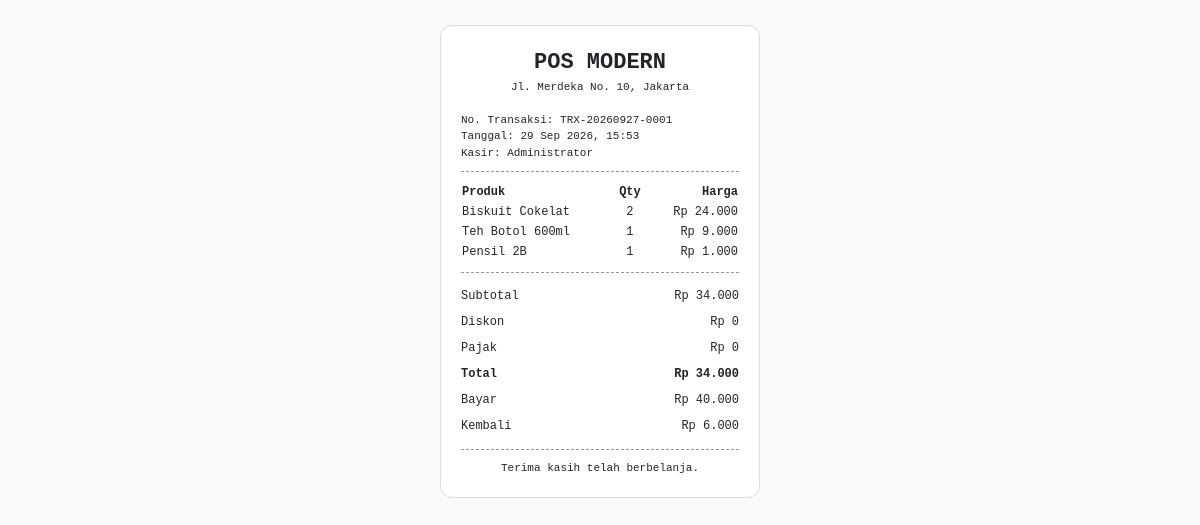
/receipt.php?id=1 (signed in), run on the app's committed database.
### tables this page shows
CREATE TABLE IF NOT EXISTS `transactions` (
    `id` INT UNSIGNED AUTO_INCREMENT PRIMARY KEY,
    `transaction_number` VARCHAR(50) NOT NULL UNIQUE,
    `user_id` INT UNSIGNED NOT NULL,
    `subtotal` DECIMAL(12,2) NOT NULL DEFAULT 0,
    `discount` DECIMAL(12,2) NOT NULL DEFAULT 0,
    `tax` DECIMAL(12,2) NOT NULL DEFAULT 0,
    `total` DECIMAL(12,2) NOT NULL DEFAULT 0,
    `payment_method` ENUM('cash', 'transfer', 'qris', 'e-wallet') NOT NULL,
    `payment_amount` DECIMAL(12,2) NOT NULL DEFAULT 0,
    `change_amount` DECIMAL(12,2) NOT NULL DEFAULT 0,
    `status` ENUM('completed', 'pending', 'cancelled') NOT NULL DEFAULT 'completed',
    `created_at` TIMESTAMP DEFAULT CURRENT_TIMESTAMP,
    INDEX `idx_transactions_user` (`user_id`),
    INDEX `idx_transactions_created` (`created_at`),
    CONSTRAINT `fk_transactions_user` FOREIGN KEY (`user_id`) REFERENCES `users` (`id`) ON DELETE RESTRICT ON UPDATE CASCADE
);

CREATE TABLE IF NOT EXISTS `users` (
    `id` INT UNSIGNED AUTO_INCREMENT PRIMARY KEY,
    `username` VARCHAR(50) NOT NULL UNIQUE,
    `password` VARCHAR(255) NOT NULL,
    `full_name` VARCHAR(100) NOT NULL,
    `role` ENUM('admin', 'cashier') NOT NULL DEFAULT 'admin',
    `created_at` TIMESTAMP DEFAULT CURRENT_TIMESTAMP,
    INDEX `idx_users_username` (`username`)
);

CREATE TABLE IF NOT EXISTS `transaction_details` (
    `id` INT UNSIGNED AUTO_INCREMENT PRIMARY KEY,
    `transaction_id` INT UNSIGNED NOT NULL,
    `product_id` INT UNSIGNED NOT NULL,
    `product_name` VARCHAR(150) NOT NULL,
    `quantity` INT NOT NULL,
    `price` DECIMAL(12,2) NOT NULL,
    `subtotal` DECIMAL(12,2) NOT NULL,
    `profit` DECIMAL(12,2) NOT NULL DEFAULT 0,
    `created_at` TIMESTAMP DEFAULT CURRENT_TIMESTAMP,
    INDEX `idx_transaction_details_transaction` (`transaction_id`),
    INDEX `idx_transaction_details_product` (`product_id`),
    CONSTRAINT `fk_transaction_details_transaction` FOREIGN KEY (`transaction_id`) REFERENCES `transactions` (`id`) ON DELETE CASCADE ON UPDATE CASCADE,
    CONSTRAINT `fk_transaction_details_product` FOREIGN KEY (`product_id`) REFERENCES `products` (`id`) ON DELETE RESTRICT ON UPDATE CASCADE
);

### config/database.php (called while the page is built, shortened)
<?php
function safe_output($value): string
{
    return htmlspecialchars((string) $value, ENT_QUOTES, 'UTF-8');
}
function format_rupiah($value): string
{
    return 'Rp ' . number_format((float) $value, 0, ',', '.');
}
function format_date_time(string $datetime): string
{
    return date('d M Y, H:i', strtotime($datetime));
}

### receipt.php (the view, shortened to what this page needs)
<?php
require_once __DIR__ . '/config/database.php';
$transactionId = (int) ($_GET['id'] ?? 0);
$conn = db_connect();
$transaction = $conn->prepare('SELECT t.*, u.full_name AS cashier FROM transactions t JOIN users u ON u.id = t.user_id WHERE t.id = ? LIMIT 1');
$transaction->bind_param('i', $transactionId);
$transaction->execute();
$transactionData = $transaction->get_result()->fetch_assoc();
$details = $conn->prepare('SELECT * FROM transaction_details WHERE transaction_id = ? ORDER BY id ASC');
$details->bind_param('i', $transactionId);
$details->execute();
$detailRows = $details->get_result();
?>
<!DOCTYPE html>
<html lang="id">
<head>
    <link href="https://cdn.jsdelivr.net/npm/bootstrap@5.3.3/dist/css/bootstrap.min.css" rel="stylesheet">
</head>
<body>
    <div class="receipt">
        <div class="title">POS MODERN</div>
        <div class="text-center small mb-3">Jl. Merdeka No. 10, Jakarta</div>
        <div class="small">No. Transaksi: <?php echo safe_output($transactionData['transaction_number']); ?></div>
        <div class="small">Tanggal: <?php echo format_date_time($transactionData['created_at']); ?></div>
        <div class="small">Kasir: <?php echo safe_output($transactionData['cashier']); ?></div>
        <div class="divider"></div>
        <table>
            <tr><th>Produk</th><th class="text-center">Qty</th><th class="text-end">Harga</th></tr>
            <?php while ($detail = $detailRows->fetch_assoc()): ?>
                <tr>
                    <td><?php echo safe_output($detail['product_name']); ?></td>
                    <td class="text-center"><?php echo (int) $detail['quantity']; ?></td>
                    <td class="text-end"><?php echo format_rupiah($detail['subtotal']); ?></td>
                </tr>
            <?php endwhile; ?>
        </table>
        <div class="divider"></div>
        <table class="totals">
            <tr><td>Subtotal</td><td class="text-end"><?php echo format_rupiah($transactionData['subtotal']); ?></td></tr>
            <tr><td>Diskon</td><td class="text-end"><?php echo format_rupiah($transactionData['discount']); ?></td></tr>
            <tr><td>Pajak</td><td class="text-end"><?php echo format_rupiah($transactionData['tax']); ?></td></tr>
            <tr><td><strong>Total</strong></td><td class="text-end"><strong><?php echo format_rupiah($transactionData['total']); ?></strong></td></tr>
            <tr><td>Bayar</td><td class="text-end"><?php echo format_rupiah($transactionData['payment_amount']); ?></td></tr>
            <tr><td>Kembali</td><td class="text-end"><?php echo format_rupiah($transactionData['change_amount']); ?></td></tr>
        </table>
        <div class="divider"></div>
        <div class="text-center small mt-2">Terima kasih telah berbelanja.</div>
    </div>
</body>
</html>

### receipt.php (style rules this page uses)
body { font-family: monospace; background: #f8fafc; padding: 25px; }
.receipt { width: 320px; background: white; margin: 0 auto; border: 1px solid #ddd; border-radius: 12px; padding: 20px; }
.title { font-size: 22px; font-weight: 700; text-align: center; }
table { width: 100%; font-size: 12px; }
.divider { border-top: 1px dashed #999; margin: 10px 0; }
.totals td { padding: 4px 0; }
.small { font-size: 11px; }

### data on the page
transactions: transaction_number "TRX-20260927-0001", created_at "29 Sep 2026, 15:53", user.full_name "Administrator", subtotal "Rp 34.000", discount "Rp 0", tax "Rp 0", total "Rp 34.000", payment_amount "Rp 40.000", change_amount "Rp 6.000"
transaction_details: product_name "Biskuit Cokelat", quantity "2", subtotal "Rp 24.000"
transaction_details: product_name "Teh Botol 600ml", quantity "1", subtotal "Rp 9.000"
transaction_details: product_name "Pensil 2B", quantity "1", subtotal "Rp 1.000"
